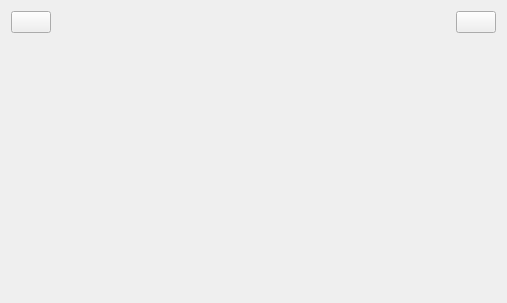
<?xml version="1.0" encoding="UTF-8"?>
<ui version="4.0">
 <class>MasterView</class>
 <widget class="QWidget" name="MasterView">
  <property name="geometry">
   <rect>
    <x>0</x>
    <y>0</y>
    <width>507</width>
    <height>303</height>
   </rect>
  </property>
  <property name="windowTitle">
   <string>MasterView</string>
  </property>
  <layout class="QVBoxLayout" name="verticalLayout">
   <item>
    <layout class="QHBoxLayout" name="horizontalLayout">
     <item>
      <widget class="QPushButton" name="btBack">
       <property name="text">
        <string/>
       </property>
       <property name="icon">
        <iconset resource="lab3.qrc">
         <normaloff>:/img/return.png</normaloff>:/img/return.png</iconset>
       </property>
      </widget>
     </item>
     <item>
      <spacer name="horizontalSpacer">
       <property name="orientation">
        <enum>Qt::Orientation::Horizontal</enum>
       </property>
       <property name="sizeHint" stdset="0">
        <size>
         <width>40</width>
         <height>20</height>
        </size>
       </property>
      </spacer>
     </item>
     <item>
      <widget class="QLabel" name="labelTitle">
       <property name="text">
        <string/>
       </property>
      </widget>
     </item>
     <item>
      <spacer name="horizontalSpacer_2">
       <property name="orientation">
        <enum>Qt::Orientation::Horizontal</enum>
       </property>
       <property name="sizeHint" stdset="0">
        <size>
         <width>40</width>
         <height>20</height>
        </size>
       </property>
      </spacer>
     </item>
     <item>
      <widget class="QPushButton" name="btLogout">
       <property name="text">
        <string/>
       </property>
       <property name="icon">
        <iconset resource="lab3.qrc">
         <normaloff>:/img/logout.png</normaloff>:/img/logout.png</iconset>
       </property>
      </widget>
     </item>
    </layout>
   </item>
   <item>
    <widget class="QStackedWidget" name="stackedWidget">
     <property name="currentIndex">
      <number>-1</number>
     </property>
    </widget>
   </item>
  </layout>
 </widget>
 <resources>
  <include location="lab3.qrc"/>
 </resources>
 <connections/>
</ui>
